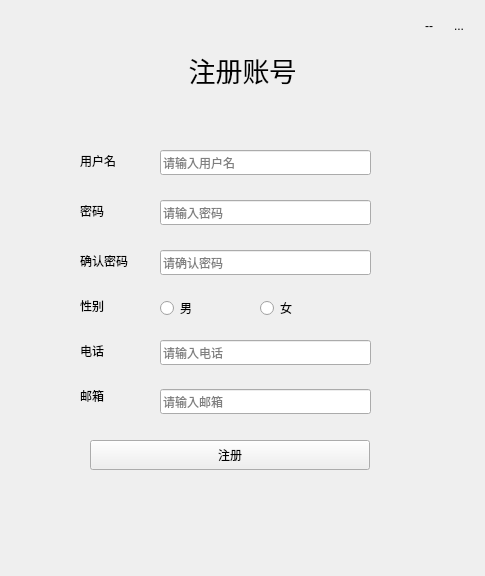
<?xml version="1.0" encoding="UTF-8"?>
<ui version="4.0">
 <class>Register</class>
 <widget class="QWidget" name="Register">
  <property name="geometry">
   <rect>
    <x>0</x>
    <y>0</y>
    <width>485</width>
    <height>576</height>
   </rect>
  </property>
  <property name="windowTitle">
   <string>Form</string>
  </property>
  <layout class="QGridLayout" name="gridLayout">
   <item row="0" column="0">
    <widget class="MyWidgetRegister" name="widgetInner" native="true">
     <layout class="QGridLayout" name="gridLayout_4">
      <property name="leftMargin">
       <number>0</number>
      </property>
      <property name="topMargin">
       <number>0</number>
      </property>
      <property name="rightMargin">
       <number>0</number>
      </property>
      <property name="bottomMargin">
       <number>0</number>
      </property>
      <property name="spacing">
       <number>0</number>
      </property>
      <item row="0" column="0">
       <widget class="QWidget" name="widget_register_nav" native="true">
        <property name="maximumSize">
         <size>
          <width>16777215</width>
          <height>40</height>
         </size>
        </property>
        <layout class="QHBoxLayout" name="horizontalLayout">
         <property name="spacing">
          <number>0</number>
         </property>
         <property name="leftMargin">
          <number>0</number>
         </property>
         <property name="topMargin">
          <number>0</number>
         </property>
         <property name="rightMargin">
          <number>0</number>
         </property>
         <property name="bottomMargin">
          <number>0</number>
         </property>
         <item>
          <spacer name="horizontalSpacer">
           <property name="orientation">
            <enum>Qt::Horizontal</enum>
           </property>
           <property name="sizeHint" stdset="0">
            <size>
             <width>403</width>
             <height>20</height>
            </size>
           </property>
          </spacer>
         </item>
         <item>
          <widget class="QToolButton" name="toolButton_3">
           <property name="minimumSize">
            <size>
             <width>30</width>
             <height>30</height>
            </size>
           </property>
           <property name="text">
            <string>--</string>
           </property>
           <property name="autoRaise">
            <bool>true</bool>
           </property>
          </widget>
         </item>
         <item>
          <widget class="QToolButton" name="toolButtonRegisterClose">
           <property name="minimumSize">
            <size>
             <width>30</width>
             <height>30</height>
            </size>
           </property>
           <property name="text">
            <string>...</string>
           </property>
           <property name="icon">
            <iconset resource="imagelogin.qrc">
             <normaloff>:/Login/C:/Users/ASUS/Pictures/Login/wkf.png</normaloff>:/Login/C:/Users/ASUS/Pictures/Login/wkf.png</iconset>
           </property>
           <property name="autoRaise">
            <bool>true</bool>
           </property>
          </widget>
         </item>
        </layout>
       </widget>
      </item>
      <item row="1" column="0">
       <widget class="QStackedWidget" name="stackedWidget">
        <property name="currentIndex">
         <number>0</number>
        </property>
        <widget class="QWidget" name="page">
         <layout class="QGridLayout" name="gridLayout_3">
          <item row="0" column="0">
           <widget class="QWidget" name="widget_2" native="true">
            <layout class="QGridLayout" name="gridLayout_2">
             <property name="leftMargin">
              <number>0</number>
             </property>
             <property name="topMargin">
              <number>0</number>
             </property>
             <property name="rightMargin">
              <number>0</number>
             </property>
             <property name="bottomMargin">
              <number>0</number>
             </property>
             <property name="spacing">
              <number>0</number>
             </property>
             <item row="0" column="0">
              <widget class="QLabel" name="label_5">
               <property name="maximumSize">
                <size>
                 <width>16777215</width>
                 <height>40</height>
                </size>
               </property>
               <property name="font">
                <font>
                 <family>楷体</family>
                 <pointsize>20</pointsize>
                </font>
               </property>
               <property name="text">
                <string>注册账号</string>
               </property>
               <property name="alignment">
                <set>Qt::AlignCenter</set>
               </property>
              </widget>
             </item>
             <item row="1" column="0">
              <widget class="QWidget" name="widget" native="true">
               <widget class="QLabel" name="label">
                <property name="geometry">
                 <rect>
                  <x>60</x>
                  <y>65</y>
                  <width>54</width>
                  <height>12</height>
                 </rect>
                </property>
                <property name="text">
                 <string>用户名</string>
                </property>
               </widget>
               <widget class="QLabel" name="label_2">
                <property name="geometry">
                 <rect>
                  <x>60</x>
                  <y>115</y>
                  <width>54</width>
                  <height>12</height>
                 </rect>
                </property>
                <property name="text">
                 <string>密码</string>
                </property>
               </widget>
               <widget class="QLabel" name="label_3">
                <property name="geometry">
                 <rect>
                  <x>60</x>
                  <y>165</y>
                  <width>54</width>
                  <height>12</height>
                 </rect>
                </property>
                <property name="text">
                 <string>确认密码</string>
                </property>
               </widget>
               <widget class="QLineEdit" name="lineEdit_user_name">
                <property name="geometry">
                 <rect>
                  <x>140</x>
                  <y>60</y>
                  <width>211</width>
                  <height>25</height>
                 </rect>
                </property>
                <property name="placeholderText">
                 <string>请输入用户名</string>
                </property>
               </widget>
               <widget class="QLineEdit" name="lineEdit_pwd">
                <property name="geometry">
                 <rect>
                  <x>140</x>
                  <y>110</y>
                  <width>211</width>
                  <height>25</height>
                 </rect>
                </property>
                <property name="echoMode">
                 <enum>QLineEdit::Password</enum>
                </property>
                <property name="cursorPosition">
                 <number>0</number>
                </property>
                <property name="placeholderText">
                 <string>请输入密码</string>
                </property>
               </widget>
               <widget class="QLineEdit" name="lineEdit_sure_pwd">
                <property name="geometry">
                 <rect>
                  <x>140</x>
                  <y>160</y>
                  <width>211</width>
                  <height>25</height>
                 </rect>
                </property>
                <property name="echoMode">
                 <enum>QLineEdit::Password</enum>
                </property>
                <property name="placeholderText">
                 <string>请确认密码</string>
                </property>
               </widget>
               <widget class="QPushButton" name="pushButtonRegister">
                <property name="geometry">
                 <rect>
                  <x>70</x>
                  <y>350</y>
                  <width>280</width>
                  <height>30</height>
                 </rect>
                </property>
                <property name="cursor">
                 <cursorShape>PointingHandCursor</cursorShape>
                </property>
                <property name="text">
                 <string>注册</string>
                </property>
               </widget>
               <widget class="QLabel" name="label_4">
                <property name="geometry">
                 <rect>
                  <x>60</x>
                  <y>210</y>
                  <width>54</width>
                  <height>12</height>
                 </rect>
                </property>
                <property name="text">
                 <string>性别</string>
                </property>
               </widget>
               <widget class="QRadioButton" name="radioButton_man">
                <property name="geometry">
                 <rect>
                  <x>140</x>
                  <y>210</y>
                  <width>89</width>
                  <height>16</height>
                 </rect>
                </property>
                <property name="text">
                 <string>男</string>
                </property>
               </widget>
               <widget class="QRadioButton" name="radioButton_woman">
                <property name="geometry">
                 <rect>
                  <x>240</x>
                  <y>210</y>
                  <width>89</width>
                  <height>16</height>
                 </rect>
                </property>
                <property name="text">
                 <string>女</string>
                </property>
               </widget>
               <widget class="QLabel" name="label_6">
                <property name="geometry">
                 <rect>
                  <x>60</x>
                  <y>255</y>
                  <width>54</width>
                  <height>12</height>
                 </rect>
                </property>
                <property name="text">
                 <string>电话</string>
                </property>
               </widget>
               <widget class="QLineEdit" name="lineEdit_phone">
                <property name="geometry">
                 <rect>
                  <x>140</x>
                  <y>250</y>
                  <width>211</width>
                  <height>25</height>
                 </rect>
                </property>
                <property name="placeholderText">
                 <string>请输入电话</string>
                </property>
               </widget>
               <widget class="QLabel" name="label_9">
                <property name="geometry">
                 <rect>
                  <x>60</x>
                  <y>300</y>
                  <width>54</width>
                  <height>12</height>
                 </rect>
                </property>
                <property name="text">
                 <string>邮箱</string>
                </property>
               </widget>
               <widget class="QLineEdit" name="lineEdit_email">
                <property name="geometry">
                 <rect>
                  <x>140</x>
                  <y>299</y>
                  <width>211</width>
                  <height>25</height>
                 </rect>
                </property>
                <property name="placeholderText">
                 <string>请输入邮箱</string>
                </property>
               </widget>
              </widget>
             </item>
            </layout>
           </widget>
          </item>
         </layout>
        </widget>
        <widget class="QWidget" name="page_2">
         <widget class="QLabel" name="label_7">
          <property name="geometry">
           <rect>
            <x>0</x>
            <y>20</y>
            <width>440</width>
            <height>20</height>
           </rect>
          </property>
          <property name="font">
           <font>
            <family>楷体</family>
            <pointsize>16</pointsize>
            <weight>75</weight>
            <bold>true</bold>
           </font>
          </property>
          <property name="text">
           <string>注册成功</string>
          </property>
          <property name="alignment">
           <set>Qt::AlignCenter</set>
          </property>
         </widget>
         <widget class="QLabel" name="label_8">
          <property name="geometry">
           <rect>
            <x>60</x>
            <y>100</y>
            <width>54</width>
            <height>12</height>
           </rect>
          </property>
          <property name="text">
           <string>用户名:</string>
          </property>
         </widget>
         <widget class="QLabel" name="label_user_name">
          <property name="geometry">
           <rect>
            <x>170</x>
            <y>100</y>
            <width>221</width>
            <height>16</height>
           </rect>
          </property>
          <property name="styleSheet">
           <string notr="true">color:red;</string>
          </property>
          <property name="text">
           <string>TextLabel</string>
          </property>
         </widget>
         <widget class="QLabel" name="label_10">
          <property name="geometry">
           <rect>
            <x>60</x>
            <y>170</y>
            <width>54</width>
            <height>12</height>
           </rect>
          </property>
          <property name="text">
           <string>密码:</string>
          </property>
         </widget>
         <widget class="QLabel" name="label_pwd">
          <property name="geometry">
           <rect>
            <x>170</x>
            <y>170</y>
            <width>221</width>
            <height>16</height>
           </rect>
          </property>
          <property name="styleSheet">
           <string notr="true">color:red;</string>
          </property>
          <property name="text">
           <string>TextLabel</string>
          </property>
         </widget>
         <widget class="QPushButton" name="pushButton_close">
          <property name="geometry">
           <rect>
            <x>200</x>
            <y>310</y>
            <width>75</width>
            <height>23</height>
           </rect>
          </property>
          <property name="text">
           <string>关闭</string>
          </property>
         </widget>
        </widget>
       </widget>
      </item>
     </layout>
    </widget>
   </item>
  </layout>
 </widget>
 <customwidgets>
  <customwidget>
   <class>MyWidgetRegister</class>
   <extends>QWidget</extends>
   <header location="global">mywidgetregister.h</header>
   <container>1</container>
  </customwidget>
 </customwidgets>
 <resources>
  <include location="imagelogin.qrc"/>
 </resources>
 <connections/>
</ui>
